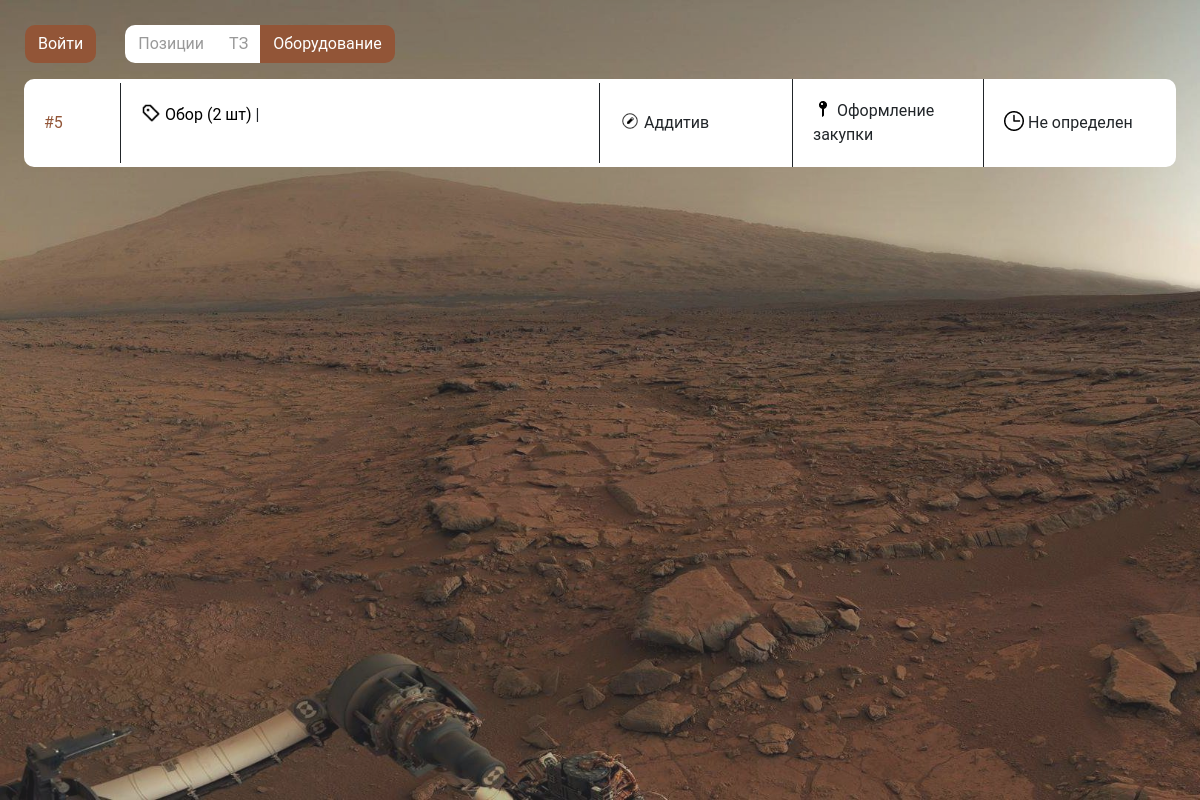
/mrp/purchase/?type=equipment, run on the app's committed database.
### mrp/models.py (models this page shows, shortened)
class EquipmentApplication(models.Model):
    payment_forms = (
        ('Постоплата', 'Постоплата'),
        ('30/70', '30/70'),
    )
    class Meta:
        db_table = "EquipmentApplications"
        verbose_name = "Заявка на оборудование"
        verbose_name_plural = "Заявки на оборудование"
    purchase_topic = models.ForeignKey(verbose_name="Тема закупки", to="Purchase_topic", on_delete=models.PROTECT)
    creator = models.ForeignKey(verbose_name="Создатель", to=User, on_delete=models.PROTECT, null=True)
    status = models.ForeignKey(verbose_name="Статус", to="Status", on_delete=models.PROTECT)
    payment_form = models.CharField(verbose_name="Оплата", choices=payment_forms, max_length=100)
    provider = models.ForeignKey(to="Provider", verbose_name="Поставщик", on_delete=models.PROTECT)
    deadline = models.DateField(verbose_name="Срок поставки", blank=True, null=True)
    equipment = models.ManyToManyField("Equipment", blank=True, verbose_name="Оборудование")

class Equipment(models.Model):
    class Meta:
        db_table = "Equipments"
        verbose_name = "Оборудование"
        verbose_name_plural = "Оборудование"
    name = models.CharField(verbose_name="Название", max_length=1000)
    quantity = models.IntegerField(verbose_name="Количество")
    link = models.CharField(verbose_name="Ссылка", max_length=1000)

class Purchase_topic(models.Model):
    class Meta:
        db_table = "Purchase topics"
        verbose_name = "Тема закупок"
        verbose_name_plural = "Темы закупок"
    title = models.CharField(verbose_name="Название", max_length=300)
    stage = models.IntegerField(verbose_name="Этап", blank=True)

class Status(models.Model):
    class Meta:
        db_table = "Statuses"
        verbose_name = "Статус"
        verbose_name_plural = "Статусы"
    title = models.CharField(verbose_name="Название", max_length=300)
    def __str__(self) -> str:
        return self.title

### mrp/views.py (the view, shortened to what this page needs)
# urls.py: path('purchase/', purchase, name='purchase'),
def purchase(request):
    print(request.path)
    link_name = 'purchase'
    if request.path == '/mrp/purchase/':
        add_link_name = "add_application"
        print(link_name)
        user_info = {
            "AddLab": request.user.groups.filter(name='AddLab').exists() if request.user.is_authenticated else False,
            "CaramLab": request.user.groups.filter(name='Ceramist').exists() if request.user.is_authenticated else False,
            "PurS": request.user.groups.filter(name='purchasing_specialist').exists() if request.user.is_authenticated else False,
        }
        '''
        Функция отображения заявок на закупки
        По GET-запросу передается какой тип заявок отображать (по позициям (appl), по ТЗ (technical_specification), по оборудованию (equipment))
        '''
        types = request.GET.get("type", "appl")
        topics = Purchase_topic.objects.all()
        statuses = Status.objects.all()
        nav_state = {"projects": "",
                    "hant": "",
                    "calendar": "",
                    "employees": "",
                    "warehouse": "",
                    "purchase":  "active"
                    }
        if types == "appl":
            data = {
                "nav": nav_state,
                "appl": applications,
                "units": units,
                "status": statuses,
                "objects": obj_for_add,
                "topics": topics,
                "user_info": user_info,
                "units_by_obj": units_by_obj,
                "link_name": link_name,
                "add_link_name": add_link_name
            }
            return render(request, "purchase.html", data)
        elif types == "equipment":
            applications = EquipmentApplication.objects.all().order_by("-id")
            equipment = Equipment.objects.all()
            data = {
                "nav": nav_state,
                "appl": applications,
                "objects": equipment,
                "status": statuses,
                "topics": topics,
                "user_info": user_info,
                "link_name": link_name,
                "add_link_name": add_link_name,
            }
            return render(request, "purchase_e.html", data)

### mrp/models.py (called while the page is built)
    def __str__(self) -> str:
        return self.name

### templates/purchase_e.html (shortened to what this page needs)
{% extends "base.html" %}{% load static %}
{% block auth_content %}
<div class="btn-group mt-4" role="group" aria-label="Basic example">
  <a href="{% url link_name %}" class="btn btn-custom">Позиции</a>
  <a href="{% url link_name %}?type=technical_specification" class="btn btn-custom">ТЗ</a>
  <a href="{% url link_name %}?type=equipment" class="btn btn-custom active">Оборудование</a>
</div>
<br>
{% for a in appl %}
{% if a.status.id != 5 %}
<div class="card mt-3 mr-4 ml-4" style="max-width: 100%; width: auto">
  <div class="row no-gutters d-flex align-items-center" style="width: 100%">
    <div class="col-md-1" style="color: #925537">
      <div class="card-body">
        <a class="card-text" data-toggle="collapse" {% if user_info.PurS %} href="#collapseInf{{a.id}}" role="button" aria-expanded="false" aria-controls="collapseExample"{% endif %} style="color: #925537">#{{a.id}}</a>
      </div>
    </div>
    <div
      class="col-md-5"
      style="border-right: 1px solid; border-left: 1px solid"
    >
      <div class="card-body" style="">
        <p class="card-text"><img src="{% static "img/bx_purchase-tag-alt.png" %}"
          width="20" height="20" alt="Оплата:">
          {% for p in a.equipment.all %} <a href="{{p.link}}">{{p.name}} ({{p.quantity}} шт)</a> | {% endfor %}
        </p>
      </div>
    </div>
    <div class="col-md-2">
      <div class="card-body">
        <p class="card-text"><img src="{% static "img/material-symbols-light_draft-orders.png" %}"
          width="20" height="20" alt="Тема:"> {{a.purchase_topic.title}}</p>
      </div>
    </div>
    <div
      class="col-md-2"
      style="border-right: 1px solid; border-left: 1px solid"
    >
      <div class="card-body">
        <p class="card-text {% if a.status.id == 6 %} zq {% endif %}"><img src="{% static "img/dashicons_post-status.png" %}"
          width="20" height="20" alt="Статус:"> {{a.status}}</p>
      </div>
    </div>
    <div class="col-md-2">
      <div class="card-body">
        <p class="card-text">
          <img src="{% static "img/Vector.png" %}"
          width="20" height="20" alt="Примерная дата поставки:"> {% if a.deadline %}{{a.deadline | date:"d.m.Y"}} {% else %}Не
          определен{% endif %}
        </p>
      </div>
    </div>
  </div>
</div>
{% endif %}
{% endfor %}
{% endblock auth_content %}

### add_crm/static/css/main.css (style rules this page uses)
* { box-sizing: border-box; font-family: 'Roboto', sans-serif; list-style: none; margin: 0; outline: none; padding: 0; }
body { margin: 0; padding: 0; overflow-y: scroll; }
a { color: #000000; }
.btn-custom { border-radius: 10px; }
.btn-custom.active { background-color: #925537; color: white; }
.btn-custom:not(.active) { background-color: white; color: #50505095; }
.btn-group { margin-left: 25px; margin-top: 25px; }
.card { position: relative; width: 100%; max-width: 360px; display: flex; padding: 0 0 0 0; flex-direction: column; align-items: center; border-radius: 10px !important; border: 0 !important; background: #FFF; align-self: stretch; margin-right: 50px; }
:root { --white: #fff; --divider: lightgrey; --body: #f5f7f8; }

### data on the page
EquipmentApplication: id "5", purchase_topic "Аддитив", status "Оформление закупки", shows "Не определен"
Equipment: name "Обор", quantity "2"
